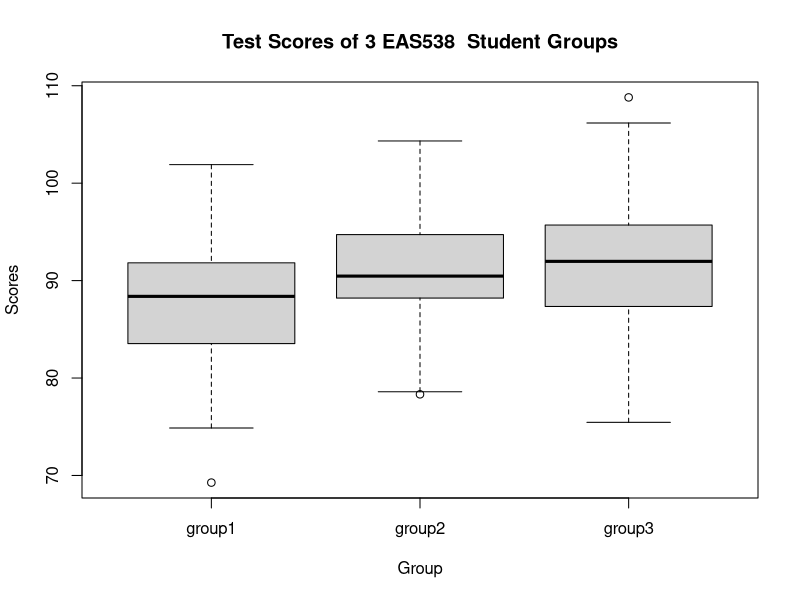
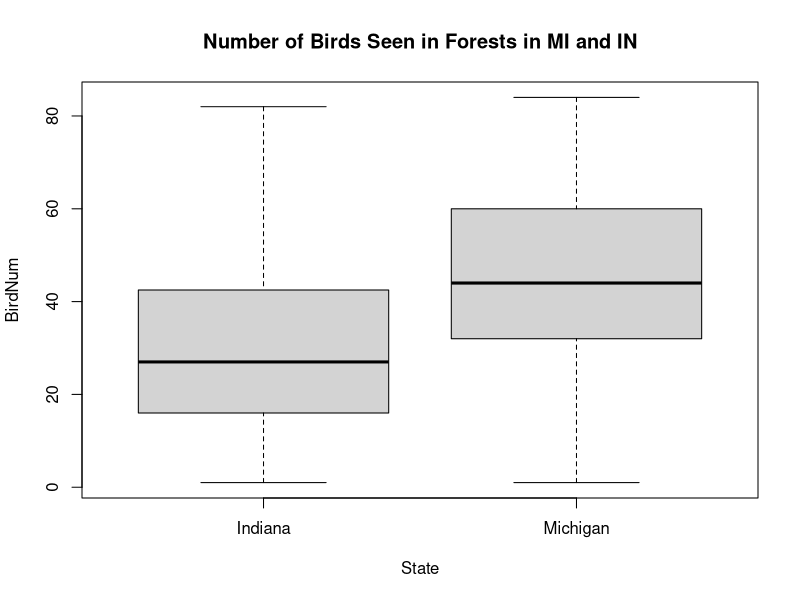
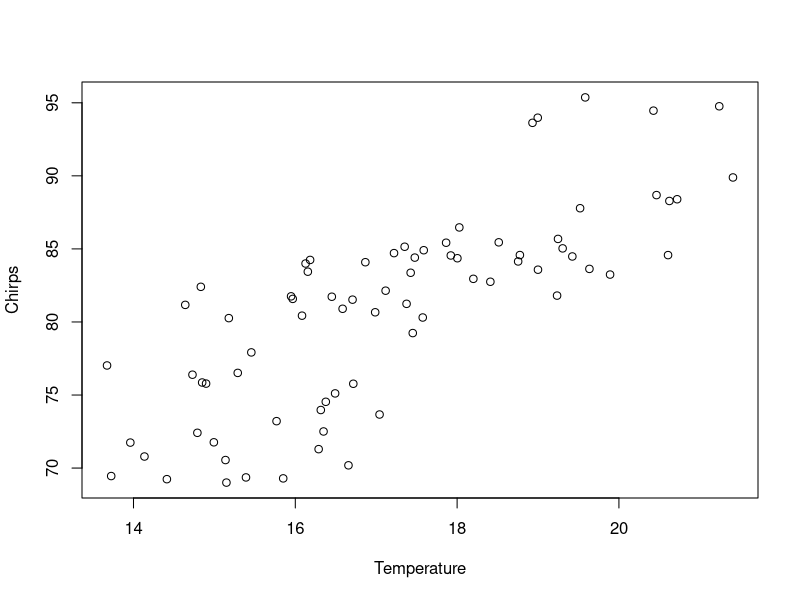

Source code (R) for these figures, in order:
## ---- chunk 1
library(tidyverse)
library(car)
## ---- chunk 2
# The test socres of 3 groups of students from EAS 538
data1 <- read.csv('../data/problemset1/data_q1.csv')
head(data1)
## ---- chunk 3
boxplot(scores~group, data=data1,
        xlab='Group', ylab='Scores', main='Test Scores of 3 EAS538  Student Groups')
## ---- chunk 4
## Check ANOVA assumptions

# Equal Variance
leveneTest(scores~group, data1, center=mean)

# Normality
group1 <- filter(data1, group=='group1')
group2 <- filter(data1, group=='group2')
group3 <- filter(data1, group=='group3')

dim(group1)
dim(group2)
dim(group3)

shapiro.test(group1$scores)
shapiro.test(group2$scores)
shapiro.test(group3$scores)
## ---- chunk 5
# ANOVA test
data1.aov <- aov(scores~group, data=data1)
summary(data1.aov)

# Tukey test
TukeyHSD(data1.aov)
## ---- chunk 6
# number of birds seen in different forests in Michigan and Indiana
data2 <- read.csv('../data/problemset1/data_q2.csv')
head(data2)
## ---- chunk 7
boxplot(BirdNum~State, data=data2, main='Number of Birds Seen in Forests in MI and IN')
## ---- chunk 8
## Check t-test assumptions

# get 2 groups
MI <- filter(data2, State=='Michigan')
IN <- filter(data2, State=='Indiana')

# Equal Variance
var(MI$BirdNum)
var(IN$BirdNum)
var.test(MI$BirdNum, IN$BirdNum)

# Normality
dim(MI)
shapiro.test(MI$BirdNum)
dim(IN)
shapiro.test(IN$BirdNum)
## ---- chunk 9
t.test(MI$BirdNum, IN$BirdNum)
## ---- chunk 10
# average number of cricket chirps heard per hour in different parks across the US
data3 <- read.csv('../data/problemset1/data_q3.csv')
head(data3)
## ---- chunk 11
cor(data3)
## ---- chunk 12
plot(Chirps~Temperature, data=data3)
## ---- chunk 13
## Check linear regression assumptions
mod <- lm(Chirps~Temperature, data=data3)

# linear relationship --> see the plot above

# Residual Normality
shapiro.test(residuals(mod))

# Homoscedasticity
ncvTest(mod)
## ---- chunk 14
summary(mod)
## ---- chunk 15
# person type and their pet
data4 <- read.csv('../data/problemset1/data_q4.csv')
head(data4, 3)
## ---- chunk 16
# get contingency table
table.pet <- table(data4$pet, data4$social)
table.pet
## ---- chunk 17
# run the test
chisq.test(table.pet)
